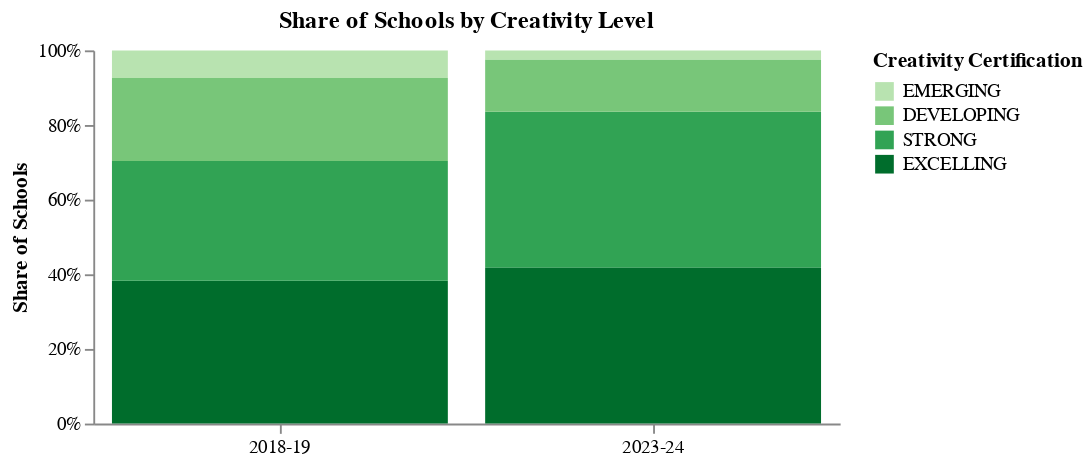

Notebook cell for this chart:
### Code cell
# plot
plot6 = (alt.Chart(combined)
      .mark_bar()
      .encode(
          x=alt.X("School_Year:N", sort=year_order, title=None, axis=alt.Axis(labelAngle=0)),
          y=alt.Y("count():Q", stack="normalize", axis=alt.Axis(format="%", title="Share of Schools")),
          color=alt.Color("Creative_School_Certification:N",
              title="Creativity Certification",
              sort=["EMERGING", "DEVELOPING", "STRONG", "EXCELLING"],
              scale=alt.Scale(range=["#b8e3b0", "#78c679", "#31a354", "#006d2c"])),
          order=alt.Order("level_rank:Q", sort="descending"))
      .properties(title="Share of Schools by Creativity Level", width=400, height=200)
      .configure_view(strokeWidth=0)
      .configure_axis(grid=False))

plot6.save("plot6.svg")

plot6

### Figure 1 — Vega-Lite specification as saved in the notebook (floating-point values rounded to 4 significant figures; data arrays with more than 128 entries replaced by an {"elided": "..."} marker saying what was removed)
{"config": {"view": {"continuousWidth": 300, "continuousHeight": 300, "strokeWidth": 0}, "axis": {"grid": false}}, "data": {"name": "data-93d9ca9b4737b50a7db024c7be130802"}, "mark": {"type": "bar"}, "encoding": {"color": {"field": "Creative_School_Certification", "scale": {"range": ["#b8e3b0", "#78c679", "#31a354", "#006d2c"]}, "sort": ["EMERGING", "DEVELOPING", "STRONG", "EXCELLING"], "title": "Creativity Certification", "type": "nominal"}, "order": {"field": "level_rank", "sort": "descending", "type": "quantitative"}, "x": {"axis": {"labelAngle": 0}, "field": "School_Year", "sort": ["2018-19", "2023-24"], "title": null, "type": "nominal"}, "y": {"aggregate": "count", "axis": {"format": "%", "title": "Share of Schools"}, "stack": "normalize", "type": "quantitative"}}, "height": 200, "title": "Share of Schools by Creativity Level", "width": 400, "$schema": "https://vega.github.io/schema/vega-lite/v5.20.1.json", "datasets": {"data-93d9ca9b4737b50a7db024c7be130802": {"elided": "160 records"}}}
